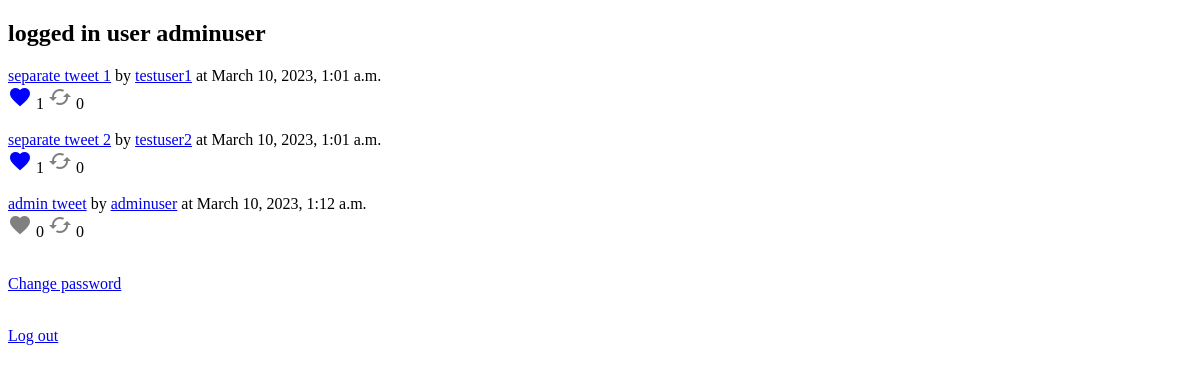
Page /feed/ (signed in) on the committed database.
### twitter/models.py (models this page shows, shortened)
class User(AbstractUser):
  username_validator = UsernameValidator()
  email_validator = EmailValidator()
  url_validator = URLValidator()
  phone_validator = PhoneValidator()
  username = models.CharField(_("username"),
                              max_length=15, unique=True,
                              help_text=_("Required. 15 characters or fewer. Letters, digits and _ only."),
                              validators=[username_validator],
                              error_messages={"unique": _("A user with that username already exists."), }, )
  email = models.EmailField(_('email'),
                            unique=True,
                            error_messages={"unique": _("A user with that email already exists."), },
                            validators=[email_validator], )
  phone = models.CharField(_("phone"),
                           max_length=20, unique=True, blank=True, null=True,
                           help_text=_("Full phone number with country code"),
                           validators=[username_validator],
                           error_messages={"unique": _("A user with that phone number already exists."), }, )
  name = models.CharField(max_length=50)
  link = models.CharField(max_length=50, blank=True, validators=[url_validator])
  userpic = models.ImageField(default='default.jpg', upload_to='userpics')
  background = models.ImageField(default='default.jpg', upload_to='backgrounds')
  is_verified = models.BooleanField(default=False)
  bio = models.TextField(max_length=160, blank=True)
  blocked = models.ManyToManyField('self', symmetrical=False, related_name='user_blocked')
  muted = models.ManyToManyField('self', symmetrical=False, related_name='user_muted')
  followers = models.ManyToManyField('self', symmetrical=False, related_name='user_followers')
  following = models.ManyToManyField('self', symmetrical=False, related_name='user_following')
  conversations = models.ManyToManyField('Conversation', symmetrical=False, related_name='user_conversations')
  tweets = models.ManyToManyField('Tweet', symmetrical=False, related_name='user_tweets')
  def __str__(self):
    return f'{self.username}'

class Tweet(models.Model):
  author = models.ForeignKey(User, on_delete=models.CASCADE)
  text = models.CharField(max_length=280)
  when = models.DateTimeField(auto_now_add=True)  # first created. can edit tweets with twitter blue only
  replied_to = models.ForeignKey('self', on_delete=models.CASCADE, null=True, related_name='replied')
  retweeted_from = models.ForeignKey('self', on_delete=models.CASCADE, null=True, related_name='retweeted')
  pic1 = models.ImageField(upload_to='tweetpics', blank=True)
  pic2 = models.ImageField(upload_to='tweetpics', blank=True)
  pic3 = models.ImageField(upload_to='tweetpics', blank=True)
  pic4 = models.ImageField(upload_to='tweetpics', blank=True)
  likes = models.ManyToManyField(User, symmetrical=False, related_name='tweet_likes')
  retweets = models.ManyToManyField(User, symmetrical=False, related_name='tweet_retweets')
  replies = models.ManyToManyField('self', symmetrical=False, related_name='tweet_replies')
  bookmarks = models.ManyToManyField(User, symmetrical=False, related_name='tweet_bookmarks')
  views = models.IntegerField(default=0)

### twitter/views.py (the view)
# urls.py: path('feed/', feed, name='feed'),
def feed(request):
  current_user = User.objects.get(username=request.user)
  tweets=Tweet.objects.filter(replied_to__isnull=True).filter(author__in=current_user.following.all())
  return render(request,'twitter/feed.html',{'tweets':tweets})

### twitter/templates/twitter/feed.html (shortened to what this page needs)
<!DOCTYPE html>
<html lang="en">
<head>
</head>
<body>
<h2>logged in user {{ user }}</h2>
{% for tweet in tweets %}
<div><a href="{% url 'detail' tweet.author tweet.pk %}">{{ tweet.text}}</a> by <a
  href="{% url 'userfeed' tweet.author %}">{{ tweet.author }}</a> at {{ tweet.when}}
  <br>
  {%if user in tweet.likes.all %}
  <form style="display:inline" action="{% url 'dislike' tweet.pk %}" method="post">
    <button class="like" type="submit" name="tweet_pk" value="{{ tweet.pk }}">
      <span class="material-icons make-inactive">favorite</span>
    </button>
  </form>
  {%else%}
    <form style="display:inline" action="{% url 'like' tweet.pk %}" method="post">
    <button class="like" type="submit" name="tweet_pk" value="{{ tweet.pk }}">
      <span class="material-icons make-active">favorite</span>
    </button>
  </form>
  {%endif%}
  <span>{{tweet.likes.count}}</span>
  {%if user in tweet.retweets.all %}
  <form style="display:inline" action="{% url 'unretweet' tweet.pk %}" method="post">
    {% csrf_token %}
    <button type="submit" name="tweet_pk" value="{{ tweet.pk }}">
      <span class="material-icons make-inactive">cached</span>
    </button>
    <span>{{tweet.retweets.count}}</span>
  </form>
  {%else%}
    <form style="display:inline" action="{% url 'retweet' tweet.pk %}" method="post">
    <button type="submit" name="tweet_pk" value="{{ tweet.pk }}">
      <span class="material-icons make-active">cached</span>
    </button>
    <span>{{tweet.retweets.count}}</span>
  </form>
  {%endif%}
</div>
<br>
{% endfor %}
<p><a href="{% url 'password_change' %}">Change password</a></p>
<br>
<a href="{% url 'logout' %}">Log out</a>
<br>
</body>
</html>

### twitter/templates/twitter/feed.html (style rules this page uses)
button { border: none; padding: 0; background: none; cursor:pointer; }
.make-active { color:grey; }
.make-inactive { color:blue; }

### rows in the picture
User: username "adminuser"
Tweet: text "separate tweet 1", author "testuser1", when "March 10, 2023, 1:01 a.m.", likes.count "1", retweets.count "0"
Tweet: text "separate tweet 2", author "testuser2", when "March 10, 2023, 1:01 a.m.", likes.count "1", retweets.count "0"
Tweet: text "admin tweet", author "adminuser", when "March 10, 2023, 1:12 a.m.", likes.count "0", retweets.count "0"
